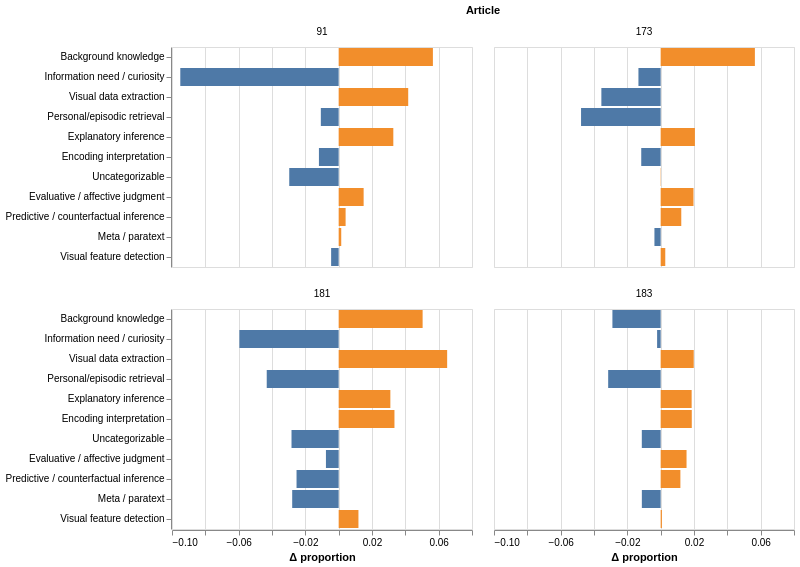

Notebook code cell kept with this figure:
### Code cell
# ── Q2d: Faceted by article ──────────────────────────────────────────────
rows = []
for aid in ARTICLE_IDS:
    sub = extremes[extremes["article_id"] == aid]
    if sub.empty:
        continue
    ps = profile(sub[sub["tercile"] == "short (bottom 33%)"])
    pl = profile(sub[sub["tercile"] == "long (top 33%)"])
    d = pl - ps
    for tag in ALL_TAGS:
        rows.append({"article_id": aid, "tag": tag, "diff": d[tag]})

diff_by_article = pd.DataFrame(rows)
diff_by_article["abs_diff"] = diff_by_article["diff"].abs()

chart_q2d = (
    alt.Chart(diff_by_article, title="Long−short profile difference per article")
    .mark_bar()
    .encode(
        x=alt.X("diff:Q", title="Δ proportion"),
        y=alt.Y("tag:N", sort=alt.EncodingSortField(field="abs_diff", order="descending"), title=""),
        color=alt.condition(alt.datum.diff > 0, alt.value("#f28e2b"), alt.value("#4e79a7")),
        tooltip=["article_id:N", "tag:N", alt.Tooltip("diff:Q", format="+.3f")],
    )
    .facet(facet=alt.Facet("article_id:N", title="Article", sort=ARTICLE_IDS), columns=2)
    .properties(title="")
    .resolve_scale(y="shared")
)
chart_q2d

### Figure 1 — Vega specification as saved in the notebook (floating-point values rounded to 4 significant figures)
{"$schema": "https://vega.github.io/schema/vega/v6.json", "data": [{"name": "source_0", "values": [{"article_id": "91", "tag": "Background knowledge", "diff": 0.05654, "abs_diff": 0.05654, "facet_article_id_sort_index": 0.0}, {"article_id": "91", "tag": "Encoding interpretation", "diff": -0.01185, "abs_diff": 0.01185, "facet_article_id_sort_index": 0.0}, {"article_id": "91", "tag": "Evaluative / affective judgment", "diff": 0.01498, "abs_diff": 0.01498, "facet_article_id_sort_index": 0.0}, {"article_id": "91", "tag": "Explanatory inference", "diff": 0.03279, "abs_diff": 0.03279, "facet_article_id_sort_index": 0.0}, {"article_id": "91", "tag": "Information need / curiosity", "diff": -0.09502, "abs_diff": 0.09502, "facet_article_id_sort_index": 0.0}, {"article_id": "91", "tag": "Meta / paratext", "diff": 0.001543, "abs_diff": 0.001543, "facet_article_id_sort_index": 0.0}, {"article_id": "91", "tag": "Personal/episodic retrieval", "diff": -0.0107, "abs_diff": 0.0107, "facet_article_id_sort_index": 0.0}, {"article_id": "91", "tag": "Predictive / counterfactual inference", "diff": 0.004161, "abs_diff": 0.004161, "facet_article_id_sort_index": 0.0}, {"article_id": "91", "tag": "Uncategorizable", "diff": -0.02965, "abs_diff": 0.02965, "facet_article_id_sort_index": 0.0}, {"article_id": "91", "tag": "Visual data extraction", "diff": 0.04173, "abs_diff": 0.04173, "facet_article_id_sort_index": 0.0}, {"article_id": "91", "tag": "Visual feature detection", "diff": -0.004522, "abs_diff": 0.004522, "facet_article_id_sort_index": 0.0}, {"article_id": "173", "tag": "Background knowledge", "diff": 0.05653, "abs_diff": 0.05653, "facet_article_id_sort_index": 1.0}, {"article_id": "173", "tag": "Encoding interpretation", "diff": -0.01165, "abs_diff": 0.01165, "facet_article_id_sort_index": 1.0}, {"article_id": "173", "tag": "Evaluative / affective judgment", "diff": 0.0197, "abs_diff": 0.0197, "facet_article_id_sort_index": 1.0}, {"article_id": "173", "tag": "Explanatory inference", "diff": 0.02055, "abs_diff": 0.02055, "facet_article_id_sort_index": 1.0}, {"article_id": "173", "tag": "Information need / curiosity", "diff": -0.01334, "abs_diff": 0.01334, "facet_article_id_sort_index": 1.0}, {"article_id": "173", "tag": "Meta / paratext", "diff": -0.003742, "abs_diff": 0.003742, "facet_article_id_sort_index": 1.0}, {"article_id": "173", "tag": "Personal/episodic retrieval", "diff": -0.04777, "abs_diff": 0.04777, "facet_article_id_sort_index": 1.0}, {"article_id": "173", "tag": "Predictive / counterfactual inference", "diff": 0.01237, "abs_diff": 0.01237, "facet_article_id_sort_index": 1.0}, {"article_id": "173", "tag": "Uncategorizable", "diff": 0.000175, "abs_diff": 0.000175, "facet_article_id_sort_index": 1.0}, {"article_id": "173", "tag": "Visual data extraction", "diff": -0.03558, "abs_diff": 0.03558, "facet_article_id_sort_index": 1.0}, {"article_id": "173", "tag": "Visual feature detection", "diff": 0.002764, "abs_diff": 0.002764, "facet_article_id_sort_index": 1.0}, {"article_id": "181", "tag": "Background knowledge", "diff": 0.05037, "abs_diff": 0.05037, "facet_article_id_sort_index": 2.0}, {"article_id": "181", "tag": "Encoding interpretation", "diff": 0.03347, "abs_diff": 0.03347, "facet_article_id_sort_index": 2.0}, {"article_id": "181", "tag": "Evaluative / affective judgment", "diff": -0.007639, "abs_diff": 0.007639, "facet_article_id_sort_index": 2.0}, {"article_id": "181", "tag": "Explanatory inference", "diff": 0.03101, "abs_diff": 0.03101, "facet_article_id_sort_index": 2.0}, {"article_id": "181", "tag": "Information need / curiosity", "diff": -0.05957, "abs_diff": 0.05957, "facet_article_id_sort_index": 2.0}, {"article_id": "181", "tag": "Meta / paratext", "diff": -0.02788, "abs_diff": 0.02788, "facet_article_id_sort_index": 2.0}, {"article_id": "181", "tag": "Personal/episodic retrieval", "diff": -0.04316, "abs_diff": 0.04316, "facet_article_id_sort_index": 2.0}, {"article_id": "181", "tag": "Predictive / counterfactual inference", "diff": -0.02528, "abs_diff": 0.02528, "facet_article_id_sort_index": 2.0}, {"article_id": "181", "tag": "Uncategorizable", "diff": -0.02829, "abs_diff": 0.02829, "facet_article_id_sort_index": 2.0}, {"article_id": "181", "tag": "Visual data extraction", "diff": 0.06509, "abs_diff": 0.06509, "facet_article_id_sort_index": 2.0}, {"article_id": "181", "tag": "Visual feature detection", "diff": 0.01187, "abs_diff": 0.01187, "facet_article_id_sort_index": 2.0}, {"article_id": "183", "tag": "Background knowledge", "diff": -0.02895, "abs_diff": 0.02895, "facet_article_id_sort_index": 3.0}, {"article_id": "183", "tag": "Encoding interpretation", "diff": 0.01867, "abs_diff": 0.01867, "facet_article_id_sort_index": 3.0}, {"article_id": "183", "tag": "Evaluative / affective judgment", "diff": 0.01553, "abs_diff": 0.01553, "facet_article_id_sort_index": 3.0}, {"article_id": "183", "tag": "Explanatory inference", "diff": 0.01859, "abs_diff": 0.01859, "facet_article_id_sort_index": 3.0}, {"article_id": "183", "tag": "Information need / curiosity", "diff": -0.002141, "abs_diff": 0.002141, "facet_article_id_sort_index": 3.0}, {"article_id": "183", "tag": "Meta / paratext", "diff": -0.01129, "abs_diff": 0.01129, "facet_article_id_sort_index": 3.0}, {"article_id": "183", "tag": "Personal/episodic retrieval", "diff": -0.0315, "abs_diff": 0.0315, "facet_article_id_sort_index": 3.0}, {"article_id": "183", "tag": "Predictive / counterfactual inference", "diff": 0.01183, "abs_diff": 0.01183, "facet_article_id_sort_index": 3.0}, {"article_id": "183", "tag": "Uncategorizable", "diff": -0.01132, "abs_diff": 0.01132, "facet_article_id_sort_index": 3.0}, {"article_id": "183", "tag": "Visual data extraction", "diff": 0.01984, "abs_diff": 0.01984, "facet_article_id_sort_index": 3.0}, {"article_id": "183", "tag": "Visual feature detection", "diff": 0.0007454, "abs_diff": 0.0007454, "facet_article_id_sort_index": 3.0}]}, {"name": "facet_domain", "values": [{"article_id": "91", "facet_article_id_sort_index": 0.0}, {"article_id": "173", "facet_article_id_sort_index": 1.0}, {"article_id": "181", "facet_article_id_sort_index": 2.0}, {"article_id": "183", "facet_article_id_sort_index": 3.0}]}, {"name": "facet_domain_row", "values": [{"data": 0.0}, {"data": 1.0}]}, {"name": "facet_domain_column", "transform": [{"type": "sequence", "start": 0.0, "stop": {"signal": "min(length(data(\"facet_domain\")), 2)"}}]}, {"name": "data_2", "values": [{"diff_end": 0.05654, "diff_start": 0.0}, {"diff_end": -0.01185, "diff_start": 0.0}, {"diff_end": 0.01498, "diff_start": 0.0}, {"diff_end": 0.03279, "diff_start": 0.0}, {"diff_end": -0.09502, "diff_start": 0.0}, {"diff_end": 0.001543, "diff_start": 0.0}, {"diff_end": -0.0107, "diff_start": 0.0}, {"diff_end": 0.004161, "diff_start": 0.0}, {"diff_end": -0.02965, "diff_start": 0.0}, {"diff_end": 0.04173, "diff_start": 0.0}, {"diff_end": -0.004522, "diff_start": 0.0}, {"diff_end": 0.05653, "diff_start": 0.0}, {"diff_end": -0.01165, "diff_start": 0.0}, {"diff_end": 0.0197, "diff_start": 0.0}, {"diff_end": 0.02055, "diff_start": 0.0}, {"diff_end": -0.01334, "diff_start": 0.0}, {"diff_end": -0.003742, "diff_start": 0.0}, {"diff_end": -0.04777, "diff_start": 0.0}, {"diff_end": 0.01237, "diff_start": 0.0}, {"diff_end": 0.000175, "diff_start": 0.0}, {"diff_end": -0.03558, "diff_start": 0.0}, {"diff_end": 0.002764, "diff_start": 0.0}, {"diff_end": 0.05037, "diff_start": 0.0}, {"diff_end": 0.03347, "diff_start": 0.0}, {"diff_end": -0.007639, "diff_start": 0.0}, {"diff_end": 0.03101, "diff_start": 0.0}, {"diff_end": -0.05957, "diff_start": 0.0}, {"diff_end": -0.02788, "diff_start": 0.0}, {"diff_end": -0.04316, "diff_start": 0.0}, {"diff_end": -0.02528, "diff_start": 0.0}, {"diff_end": -0.02829, "diff_start": 0.0}, {"diff_end": 0.06509, "diff_start": 0.0}, {"diff_end": 0.01187, "diff_start": 0.0}, {"diff_end": -0.02895, "diff_start": 0.0}, {"diff_end": 0.01867, "diff_start": 0.0}, {"diff_end": 0.01553, "diff_start": 0.0}, {"diff_end": 0.01859, "diff_start": 0.0}, {"diff_end": -0.002141, "diff_start": 0.0}, {"diff_end": -0.01129, "diff_start": 0.0}, {"diff_end": -0.0315, "diff_start": 0.0}, {"diff_end": 0.01183, "diff_start": 0.0}, {"diff_end": -0.01132, "diff_start": 0.0}, {"diff_end": 0.01984, "diff_start": 0.0}, {"diff_end": 0.0007454, "diff_start": 0.0}]}, {"name": "source_0_y_domain_tag", "values": [{"sort_field": 0.1924, "tag": "Background knowledge"}, {"sort_field": 0.07564, "tag": "Encoding interpretation"}, {"sort_field": 0.05784, "tag": "Evaluative / affective judgment"}, {"sort_field": 0.1029, "tag": "Explanatory inference"}, {"sort_field": 0.1701, "tag": "Information need / curiosity"}, {"sort_field": 0.04446, "tag": "Meta / paratext"}, {"sort_field": 0.1331, "tag": "Personal/episodic retrieval"}, {"sort_field": 0.05363, "tag": "Predictive / counterfactual inference"}, {"sort_field": 0.06943, "tag": "Uncategorizable"}, {"sort_field": 0.1622, "tag": "Visual data extraction"}, {"sort_field": 0.0199, "tag": "Visual feature detection"}]}], "signals": [{"name": "child_width", "value": 300}, {"name": "y_step", "value": 20}, {"name": "child_height", "update": "bandspace(domain('y').length, 0.1, 0.05) * y_step"}], "marks": [{"type": "group", "name": "facet-title", "title": {"text": "Article", "offset": 10, "style": "guide-title"}, "role": "column-title"}, {"type": "group", "name": "row_header", "from": {"data": "facet_domain_row"}, "encode": {"update": {"height": {"signal": "child_height"}}}, "axes": [{"scale": "y", "orient": "left", "grid": false, "zindex": 0}], "role": "row-header"}, {"type": "group", "name": "column_footer", "from": {"data": "facet_domain_column"}, "encode": {"update": {"width": {"signal": "child_width"}}}, "axes": [{"scale": "x", "orient": "bottom", "grid": false, "labelFlush": true, "tickCount": {"signal": "ceil(child_width/40)"}, "title": "Δ proportion", "labelOverlap": true, "zindex": 0}], "role": "column-footer"}, {"type": "group", "name": "cell", "from": {"facet": {"data": "source_0", "name": "facet", "groupby": ["article_id"], "aggregate": {"fields": ["facet_article_id_sort_index"], "ops": ["max"], "as": ["facet_article_id_sort_index"]}}}, "sort": {"field": ["datum[\"facet_article_id_sort_index\"]"], "order": ["ascending"]}, "encode": {"update": {"height": {"signal": "child_height"}, "width": {"signal": "child_width"}}}, "data": [{"name": "data_0", "source": "facet", "transform": [{"type": "stack", "field": "diff", "groupby": ["tag"], "sort": {"field": [], "order": []}, "as": ["diff_start", "diff_end"], "offset": "zero"}, {"type": "filter", "expr": "isValid(datum[\"diff\"]) && isFinite(+datum[\"diff\"])"}, {"type": "project", "fields": ["article_id", "diff", "diff_end", "diff_start", "tag"]}]}], "marks": [{"type": "rect", "name": "child_marks", "from": {"data": "data_0"}, "encode": {"update": {"tooltip": {"signal": "{\"article_id\": isValid(datum[\"article_id\"]) ? datum[\"article_id\"] : \"\"+datum[\"article_id\"], \"tag\": isValid(datum[\"tag\"]) ? datum[\"tag\"] : \"\"+datum[\"tag\"], \"diff\": format(datum[\"diff\"], \"+.3f\")}"}, "fill": [{"value": "#f28e2b", "test": "(datum.diff > 0)"}, {"value": "#4e79a7"}], "height": {"signal": "max(0.25, bandwidth('y'))"}, "x2": {"field": "diff_start", "scale": "x"}, "x": {"field": "diff_end", "scale": "x"}, "y": {"field": "tag", "scale": "y"}}}, "style": ["bar"]}], "axes": [{"scale": "x", "labels": false, "aria": false, "minExtent": 0, "domain": false, "orient": "bottom", "maxExtent": 0, "ticks": false, "tickCount": {"signal": "ceil(child_width/40)"}, "grid": true, "gridScale": "y", "zindex": 0}], "title": {"text": {"signal": "isValid(parent[\"article_id\"]) ? parent[\"article_id\"] : \"\"+parent[\"article_id\"]"}, "frame": "group", "offset": 10, "style": "guide-label"}, "style": "cell"}], "scales": [{"name": "x", "type": "linear", "domain": {"data": "data_2", "fields": ["diff_start", "diff_end"]}, "range": [0, {"signal": "child_width"}], "nice": true, "zero": true}, {"name": "y", "type": "band", "domain": {"data": "source_0_y_domain_tag", "field": "tag", "sort": {"op": "max", "field": "sort_field", "order": "descending"}}, "range": {"step": {"signal": "y_step"}}, "paddingOuter": 0.05, "paddingInner": 0.1}], "layout": {"padding": 20, "bounds": "full", "align": "all", "columns": 2}, "padding": 5, "background": "white"}
